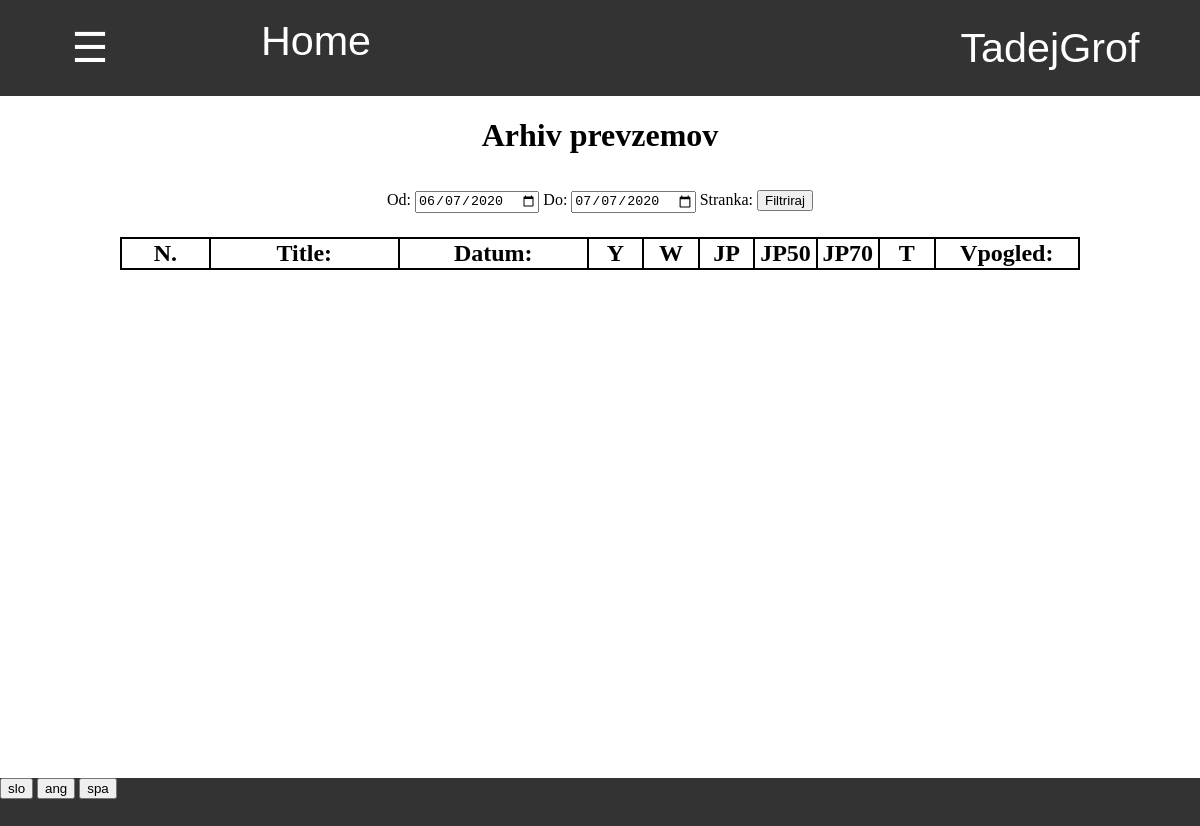
/zaloga/1/prevzem/arhiv/ (signed in), run on an earlier commit of the app's database.
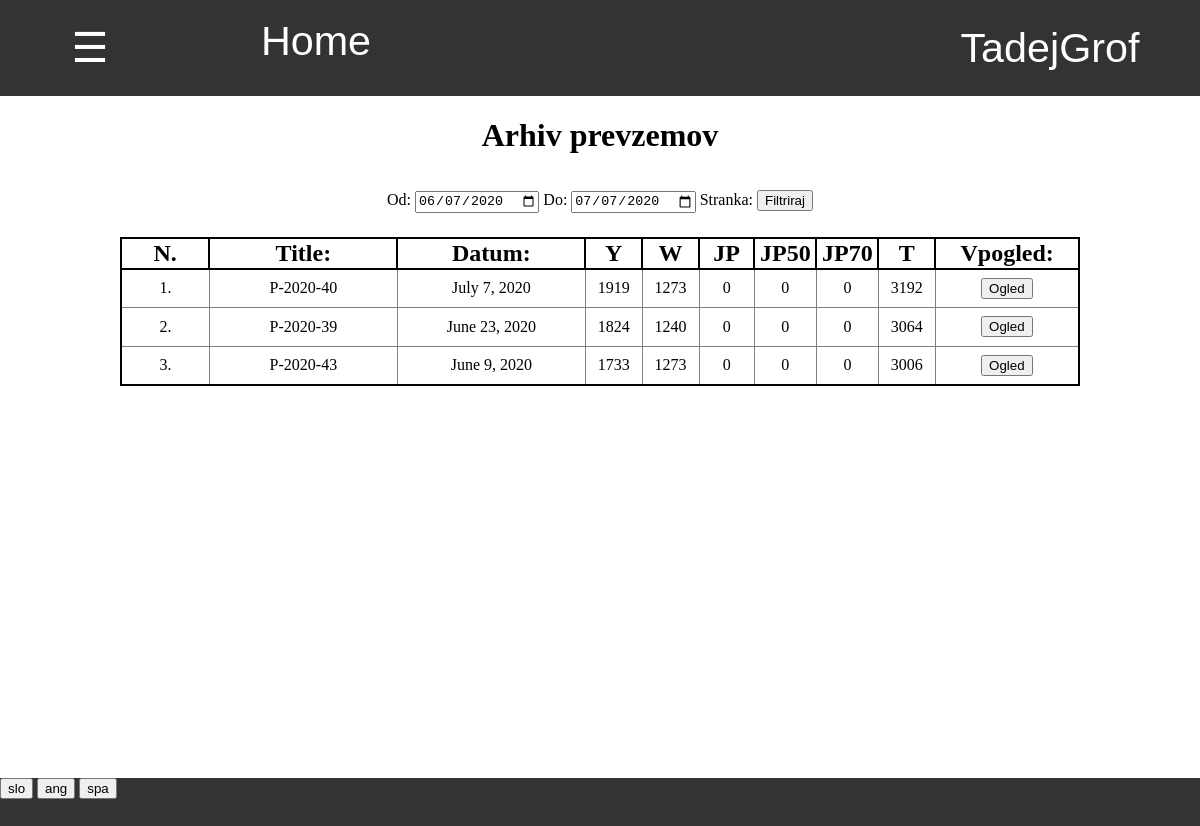
And on a later commit of the database.
### program/models.py (models this page shows, shortened)
class Profil(models.Model):
    user = models.OneToOneField(User,on_delete=models.CASCADE)
    jezik =  models.CharField(default="spa",max_length=3, choices=JEZIKI)
    stranka = models.OneToOneField(Stranka, on_delete=models.CASCADE, default=None, null=True, blank=True)
    celo_ime = models.CharField(default="",max_length=40)
    tip_banke = models.CharField(default="",max_length=40)
    stevilka_racuna = models.CharField(default="",max_length=40)
    telefon = models.CharField(default="",max_length=40)

### zaloga/models.py (models this page shows, shortened)
class Baza(models.Model):
    author = models.ForeignKey(User,default=1, on_delete=models.CASCADE)
    title = models.CharField(default="",max_length=15)
    datum = models.DateField(default=timezone.now)
    zaloga = models.ForeignKey(Zaloga, default=1 ,on_delete=models.CASCADE)
    status = models.CharField(default="aktivno",max_length=10)
    sprememba_zaloge = models.IntegerField(default = -1)
    tip = models.CharField(default="prevzem",max_length=20, choices=TIPI_BAZE)
    kontejner = models.OneToOneField(Kontejner,null=True,default=None,blank=True, on_delete=models.CASCADE)
    popust = models.IntegerField(default = None, null=True, blank=True)
    stranka = models.ForeignKey(Stranka, on_delete=models.CASCADE, default=None, null=True, blank=True)
    cas = models.TimeField(default=None,null=True,blank=True)
    dnevna_prodaja = models.ForeignKey(Dnevna_prodaja, on_delete=models.CASCADE, default=None, null=True, blank=True)
    prevoz = models.DecimalField(default=None,null=True,blank=True,max_digits=5, decimal_places=2)

class Vnos(models.Model):
    dimenzija = models.ForeignKey(Dimenzija,default=0,on_delete=models.CASCADE)
    tip = models.CharField(default="Y", choices=TIPI_SESTAVINE, max_length=10)
    stevilo = models.IntegerField()
    baza = models.ForeignKey(Baza,default=0, on_delete=models.CASCADE)
    cena = models.DecimalField(decimal_places=2,max_digits=5,default=None,null=True,blank=True)
    sprememba = models.ForeignKey(Sprememba,default=None,null=True,blank=True,on_delete=models.CASCADE)

### zaloga/views.py (the view)
# urls.py: path('arhiv/', views.arhiv, name='arhiv_baz'),
@login_required
def arhiv(request,zaloga, tip_baze):
    if request.method == "GET":
        danes = datetime.date.today().strftime('%Y-%m-%d')
        pred_mescem =  (datetime.date.today() - datetime.timedelta(days=30)).strftime('%Y-%m-%d')
        zacetek = request.GET.get('zacetek', pred_mescem)
        konec = request.GET.get('konec', danes)
        stranke = Stranka.objects.all()
        stranka = None
        if tip_baze == "dnevna_prodaja":
            baze = Dnevna_prodaja.objects.filter(zaloga=zaloga,datum__gte=zacetek, datum__lte=konec).prefetch_related('baza_set').order_by('-datum')
        else:
            baze = Baza.objects.filter(zaloga=zaloga,tip=tip_baze,status='veljavno',datum__gte=zacetek, datum__lte=konec).prefetch_related('vnos_set','stranka').order_by('-datum','-cas')
            stranka = request.GET.get('stranka','all')
            if tip_baze == "vele_prodaja" and stranka != "all":
                stranka = int(stranka)
                baze = baze.filter(stranka__id = stranka)
        zaloga = Zaloga.objects.get(pk =zaloga)
        return pokazi_stran(request, 'zaloga/arhiv_baz.html', {'zaloga':zaloga,'baze': baze, 'tip': tip_baze,'zacetek':zacetek,'konec':konec,'stranka':stranka,'stranke':stranke})

### program/models.py (called while the page is built)
    @property
    def vrni_jezike(self):
        return JEZIKI

### request_funkcije.py (called while the page is built)
def vrni_slovar(request):
    with open('slovar.json') as dat:
        slovar = json.load(dat)
    return slovar

def pokazi_stran(request, html, baze={}):
    je_stranka = False
    program = Program.objects.first()
    zaloga = Zaloga.objects.first()
    if request.user.profil.stranka != None:
        je_stranka = True
    slovar = {'je_stranka':je_stranka,'program':program,'slovar':vrni_slovar(request),'jezik':request.user.profil.jezik}
    slovar.update(baze)
    if not 'zaloga' in baze:
        slovar.update({'zaloga':zaloga})
    slovar.update({'zaloga_pk':slovar['zaloga'].pk})
    return render(request, html, slovar)

### zaloga/models.py (called while the page is built)
    @property
    def vrni_tipe(self):
        return TIPI_SESTAVINE

### zaloga/templatetags/zaloga_exstras.py (called while the page is built)
@register.filter(name='skupno')
def skupno(baza,tip):
    skupno = 0
    for vnos in baza.vnos_set.all():
        if tip == "all":
            skupno += vnos.stevilo
        elif tip == vnos.tip:
            skupno += vnos.stevilo
    return skupno

@register.filter
def keyvalue(dict, key):
    return dict[key]

### zaloga/templates/zaloga/arhiv_baz.html (shortened to what this page needs)
{% extends 'program/base.html' %}
{% load zaloga_exstras %}
{% block content %}
<h1>
{% if tip == 'prevzem' %}
    {{slovar|keyvalue:'Arhiv prevzemov'|keyvalue:jezik}}
{% elif tip == 'odpis' %}
    {{slovar|keyvalue:'Arhiv odpisov'|keyvalue:jezik}}
{% elif tip == 'inventura' %}
    {{slovar|keyvalue:'Arhiv inventur'|keyvalue:jezik}}
{% elif tip == 'vele_prodaja' %}
    {{slovar|keyvalue:'Arhiv vele prodaj'|keyvalue:jezik}}
{% elif tip == 'dnevna_prodaja' %}
    {{slovar|keyvalue:'Arhiv dnevnih prodaj'|keyvalue:jezik}}
{% endif %}
</h1>
<div class="filter" style="margin-top:3%">
    <form action="{% url 'arhiv_baz' zaloga_pk tip %}" method="GET">
        {{slovar|keyvalue:'Od'|keyvalue:jezik}}: <input type="date" value="{{zacetek}}" name="zacetek">
        {{slovar|keyvalue:'Do'|keyvalue:jezik}}: <input type="date" value="{{konec}}" name="konec">
        {{slovar|keyvalue:'Stranka'|keyvalue:jezik}}:
        <input type="submit" value="{{slovar|keyvalue:'Filtriraj'|keyvalue:jezik}}">
    </form>
</div>
<div class="table">
    {% if tip == "vele_prodaja" %}
    <table class="tabela_vnosov">
        <tr class="header">
            <th width="15%">{{slovar|keyvalue:'Faktura'|keyvalue:jezik}}:</th>
            <th width="15%">{{slovar|keyvalue:'Stranka'|keyvalue:jezik}}:</th>
            <th width="30%">{{slovar|keyvalue:'Datum'|keyvalue:jezik}}:</th>
            <th width="15%">{{slovar|keyvalue:'Skupno stevilo'|keyvalue:jezik}}: </th>
            <th width="20%">{{slovar|keyvalue:'Skupna cena'|keyvalue:jezik}}:</th>
            <th width="12%">{{slovar|keyvalue:'Ogled'|keyvalue:jezik}}</th>
        </tr>
        {% for baza in baze %}
            <tr>
                <td> {{baza.title}} </td>
                <td> {{baza.stranka.ime}} </td>
                <td> {{baza.datum}} </td>
                <td> {{baza.skupno_stevilo}} </td>
                <td> {{baza.koncna_cena}} $</td>
                <td>
                    <form action="{% url 'baza' zaloga_pk 'vele_prodaja' baza.pk %}" method="GET">
                        <input type="submit" value="{{slovar|keyvalue:'Ogled'|keyvalue:jezik}}">
                    </form>
                </td>
            </tr>
        {% endfor %}
    </table>
    {% else %}
    <table class="tabela_vnosov">
        <tr class="header">
            <th width="8%"> N. </th>
            <th width="17%"> {{slovar|keyvalue:'Title'|keyvalue:jezik}}: </th>
            <th width="17%"> {{slovar|keyvalue:'Datum'|keyvalue:jezik}}: </th>
            {% if tip != 'inventura' %}
            {% for tip in zaloga.vrni_tipe %}
            <th width="5%"> {{tip.0}} </th>
            {% endfor %}
            <th width="5%"> T </th>
            {% endif %}
            <th width="13%"> {{slovar|keyvalue:'Vpogled'|keyvalue:jezik}}: </th>
        </tr>
        {% for baza in baze %}
        <tr>
            <td> {{forloop.counter}}. </td>
            <td> {{baza.title}} </td>
            <td> {{baza.datum}} </td>
            {% if tip != 'inventura' %}
            {% for tip in zaloga.vrni_tipe %}
            <td> {{baza|skupno:tip.0}} </td>
            {% endfor %}
            <td> {{baza|skupno:'all'}} </td>
            {% endif %}
            <td>
                <form action="{% url 'baza' zaloga_pk tip baza.pk %}" method="GET">
                    <input type="submit" value="{{slovar|keyvalue:'Ogled'|keyvalue:jezik}}">
                </form>
            </td>
        </tr>
        {% endfor %}
    </table>
    {% endif %}
</div>
{% endblock %}

### program/templates/program/base.html (shortened to what this page needs)
{% load staticfiles %}
{% load zaloga_exstras %}
<html>
    <head>
        <link rel="stylesheet" href="{% static 'css/footer.css' %}">
        <link rel="stylesheet" href="{% static 'css/osnovno.css' %}">
    </head>
    <body>
        {% include "css/navbar.html" %}
        <div id="body" style=";width:100%;height:85.2%;vertical-align:top;text-align:center;overflow:auto">
            {% block content %}
            {% endblock %}
        </div>
        <div class="footer">
            {% for jezik in program.vrni_jezike %}
                <form style="display:inline-block" action="{% url 'spremeni_jezik' %}" method="POST">
                    <input type="submit" value="{{jezik.0}}">
                </form>
            {% endfor %}
        </div>
    </body>
</html>

### program/templates/css/navbar.html (shortened to what this page needs)
{% load zaloga_exstras %}
<div id="navbar" class="navbar">
    {% if je_stranka %}
        <div style="display:inline-block;width:28%"><a href="{% url 'stranka_pregled_narocil' %}" style="width:100%"> Pregled narocil </a></div>
        <div style="display:inline-block;width:22%"><a href="{% url 'stranka_zgodovina' %}" style="width:100%"> Zgodovina </a></div>
        <a style="width:15%" href="/">Home</a>
    {% else %}
        <button onclick="odpri()" class="nav" style="width:15%"> ☰ </button>
        <a style="width:20%" href="/">Home</a>
    {% endif %}
    <div class="racun dropdown" id="racun">
        <button class="dropbtn" >{{ user.get_username }}
        </button>
    </div>
</div>

### program/static/css/footer.css (style rules this page uses)
div.footer { display:block; width:100%; height:6%; background:#333; }
div { margin: 0%; padding: 0%; }
div input { margin: 0%; }
div form { margin:0%; padding: 0% }

### program/templates/program/base.html (style rules this page uses)
body { margin: 0%; padding: 0%; overflow:hidden; }
div { margin: 0%; padding: 0%; }

### program/templates/css/tabele.html (style rules this page uses)
table.tabela_vnosov { width:100%; border-spacing:0; border: 2px solid black; border-collapse: collapse; padding:0.5%; table-layout:"fixed" }
table.tabela_vnosov th { border: 2px solid black; border-collapse: collapse; font-size: 150%; }
table.tabela_vnosov td { font-size: 100%; text-align: center; border: 1px solid grey; padding: 1vmin; border-collapse: collapse; }

### program/templates/css/navbar.html (style rules this page uses)
.navbar { overflow: hidden; background-color: #333; font-family: Arial; height:12% }
.navbar a { float: left; font-size: 5vmin; color: white; text-align: center; padding: 18px 16px; text-decoration:none; height:100%; }
.navbar .dropdown, .nav { float: left; height:100%; width:100%; margin:0; overflow:hidden; }
.navbar .dropdown .dropbtn, .nav { font-size: 5vmin; border: none; outline: none; color: white; padding: 12px 16px; width:100%; height:100%; background-color: inherit; font-family: inherit; margin: 0; }
.navbar .racun { float:right; width:300px; overflow:hidden }

### zaloga/templates/zaloga/arhiv_baz.html (style rules this page uses)
div.table { display:inline-block; margin-top:2%; width:80%; overflow: auto }

What changed in the data, as far as the page shows it:
now on this page (row edited): Baza: title "P-2020-40", datum "July 7, 2020", vrni_tipe "1919" "1273" "0" "0" "0", stevilo "3192", {{ slovar|keyvalue:'Ogled'|keyvalue:jezik }} "Ogled"
now on this page (row edited): Baza: title "P-2020-39", datum "June 23, 2020", vrni_tipe "1824" "1240" "0" "0" "0", stevilo "3064", {{ slovar|keyvalue:'Ogled'|keyvalue:jezik }} "Ogled"
now on this page (row edited): Baza: title "P-2020-43", datum "June 9, 2020", vrni_tipe "1733" "1273" "0" "0" "0", stevilo "3006", {{ slovar|keyvalue:'Ogled'|keyvalue:jezik }} "Ogled"
